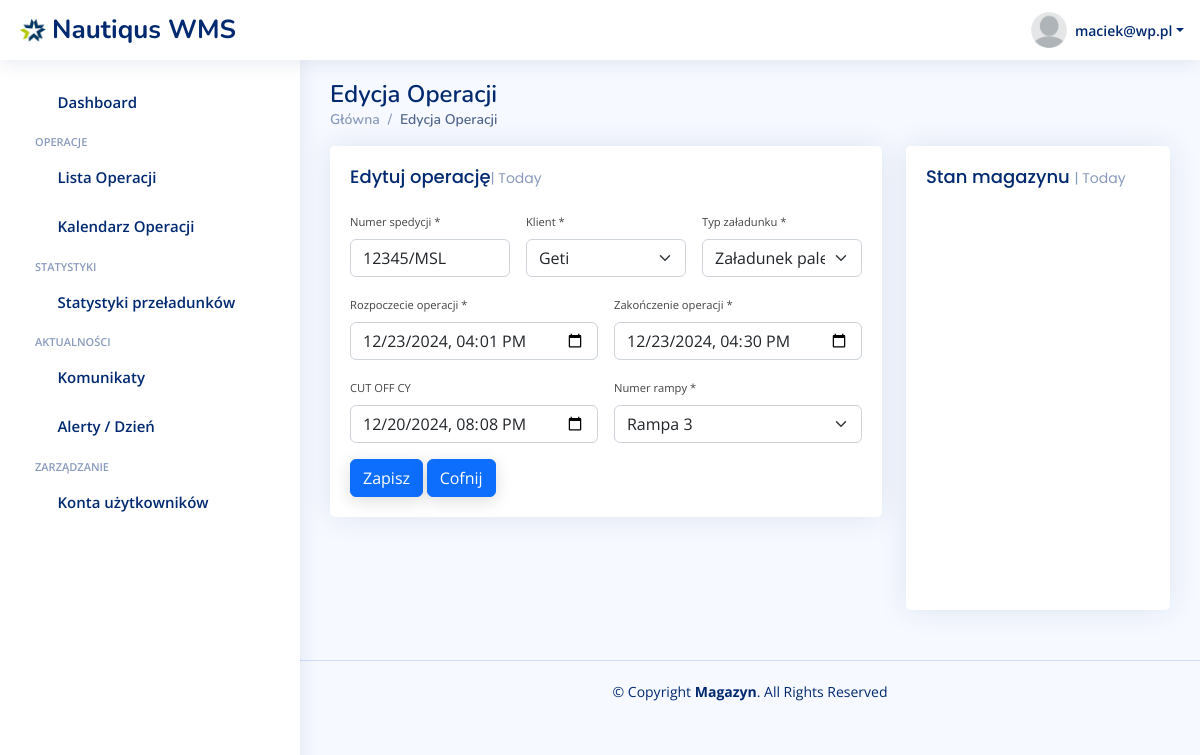
The page /operacje/edytuj/10 (signed in) on the database as committed earlier.
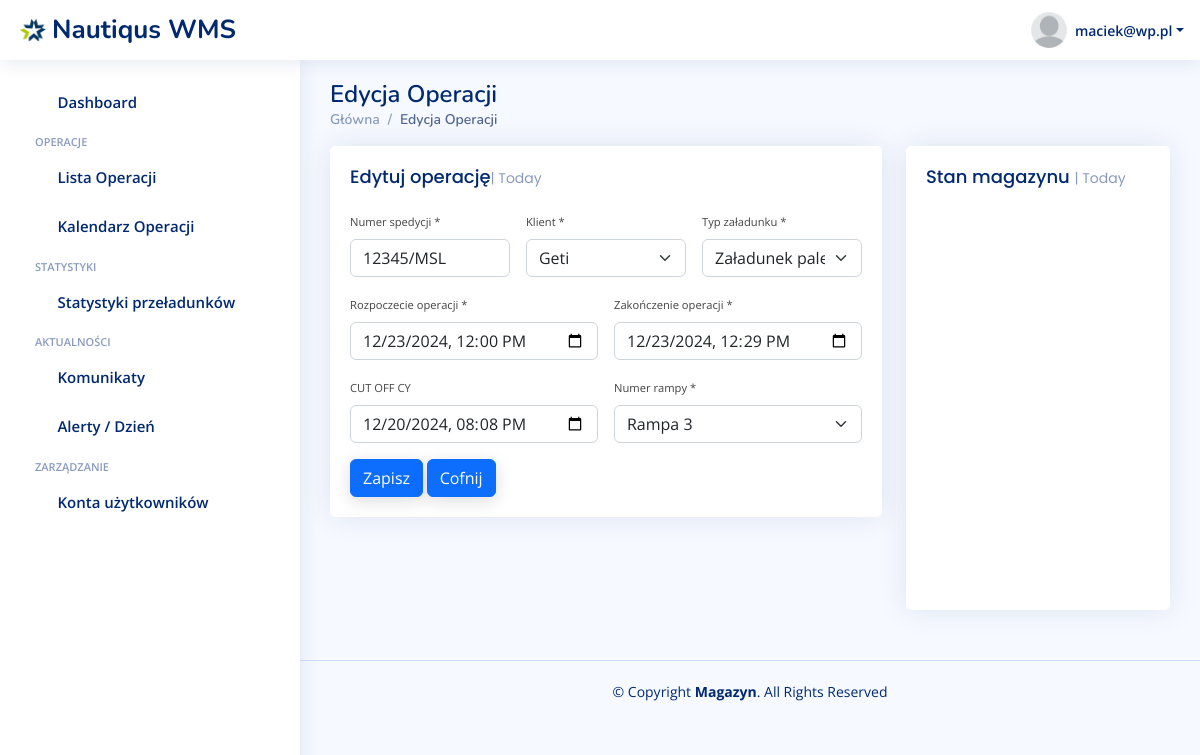
The same page on the database as committed later.
### warehouse/models.py (models this page shows, shortened)
class Operation(models.Model):
    OPERATION_CHOICES = [
        ('pallets_loading', 'Załadunek paletowy'),
        ('manual_loading', 'Załadunek ręczny'),
        ('unloading', 'Rozładunek'),
    ]
    RAMP_CHOICES = [
        ('ramp1', 'Rampa 1'),
        ('ramp2', 'Rampa 2'),
        ('ramp3', 'Rampa 3'),
    ]
    STATUS_CHOICES = [
        ('pending', 'Do akceptacji'),
        ('accepted', 'Zaakceptowany'),
    ]
    CUSTOMER_CHOICES = [
        ('erie', 'Erie'),
        ('laktopol', 'Laktopol'),
        ('geti', 'Geti'),
        ('huzar', 'Huzar'),
    ]
    user = models.ForeignKey(
        CustomUser,  # Odwołanie do wbudowanego modelu użytkownika
        on_delete=models.CASCADE,  # Usunięcie użytkownika usuwa jego instancje
        related_name='created_objects',  # Opcjonalnie: alias do odwołania
        verbose_name='Utworzone przez'
    )
    start_time = models.DateTimeField()
    end_time = models.DateTimeField()
    cut_off = models.DateTimeField(blank=True, null=True)
    operation_type = models.CharField(
        max_length=15,
        choices=OPERATION_CHOICES,
        default='loading',
        verbose_name="Typ operacji"
    )
    ramp_number = models.CharField(
        max_length=15,
        choices=RAMP_CHOICES,
        default='ramp1',
        verbose_name="Numer rampy"
    )
    status = models.CharField(
        max_length=15,
        choices=STATUS_CHOICES,
        default='pending',
        verbose_name="Status"
    )
    spedition_number = models.CharField(max_length=15)
    customer = models.CharField(
        max_length=20,
        choices=CUSTOMER_CHOICES,
        verbose_name="Klient"
    )

### warehouse/views.py (the view, shortened to what this page needs)
# urls.py: path('operacje/edytuj/<int:operation_pk>', views.operation_edit, name='edit_operation'),
@login_required
def operation_edit(request, operation_pk):
    operation = Operation.objects.get(pk=operation_pk)
    context = {'today_date': datetime.now().strftime("%Y-%m-%d"),
               'operation': operation}
    return render(request, 'warehouse/operation-edit.html', context)

### warehouse/templates/warehouse/operation-edit.html (shortened to what the changed rows need)
{% extends 'base.html' %}
{% load static %}
{% static "" as staticUrl %}
{% block content %}
<main id="main" class="main">
    <div class="pagetitle">
        <h1>Edycja Operacji</h1>
    </div>
    <section class="section dashboard">
        <div class="row">
            <div class="col-lg-8">
                <div class="row">
                    <div class="col-12">
                        <div class="card recent-sales overflow-auto">
                            <div class="card-body">
                                <form class="row g-3" method="POST" action="/operacje/edytuj/{{ operation.pk }}">
                                    <div class="col-md-4">
                                        <label for="inputEmail4" class="form-label">Numer spedycji *</label>
                                        <input value="{{ operation.spedition_number }}" type="text" class="form-control" id="inputEmail4" name="spedition_number">
                                    </div>
                                    <div class="col-md-4">
                                        <label for="inputState" class="form-label">Klient *</label>
                                        <select name="customer" id="inputState" class="form-select">
                                            <option {% if operation.customer == "geti" %}selected{% endif %} value="geti">Geti</option>
                                        </select>
                                    </div>
                                    <div class="col-md-4">
                                        <label for="inputState" class="form-label">Typ załadunku *</label>
                                        <select name="operation_type" id="inputState" class="form-select">
                                            <option {% if operation.operation_type == "pallets_loading" %}selected{% endif %} value="pallets_loading">Załadunek paletowy</option>
                                        </select>
                                    </div>
                                    <div class="col-md-6">
                                        <label for="inputEmail4" class="form-label">Rozpoczecie operacji *</label>
                                        <input name="start_date" value="{{ operation.start_time|date:"Y-m-d" }}T{{ operation.start_time|date:"H:i" }}" type="datetime-local" class="form-control" id="inputEmail4">
                                    </div>
                                    <div class="col-md-6">
                                        <label for="inputEmail4" class="form-label">Zakończenie operacji *</label>
                                        <input name="end_date" value="{{ operation.end_time|date:"Y-m-d" }}T{{ operation.end_time|date:"H:i" }}" type="datetime-local" class="form-control" id="inputEmail4">
                                    </div>
                                    <div class="col-md-6">
                                        <label for="inputEmail4" class="form-label">CUT OFF CY</label>
                                        <input name="cut_off" value="{{ operation.cut_off|date:"Y-m-d" }}T{{ operation.cut_off|date:"H:i" }}" type="datetime-local" class="form-control" id="inputEmail4">
                                    </div>
                                       <div class="col-md-6">
                                        <label for="inputState" class="form-label">Numer rampy *</label>
                                        <select id="inputState" class="form-select" name="ramp_number">
                                            <option {% if operation.ramp_number == "ramp3" %}selected{% endif %} value="ramp3">Rampa 3</option>
                                        </select>
                                    </div>
                                </form>
                            </div>
                        </div>
                    </div>
                </div>
            </div>
        </div>
    </section>
</main>
{% endblock %}

Rows that differ between the two databases and show on the page:
changed Operation "12345/MSL": start_date "12/23/2024 16:01" → "12/23/2024 12:00"; end_date "12/23/2024 16:30" → "12/23/2024 12:29"
